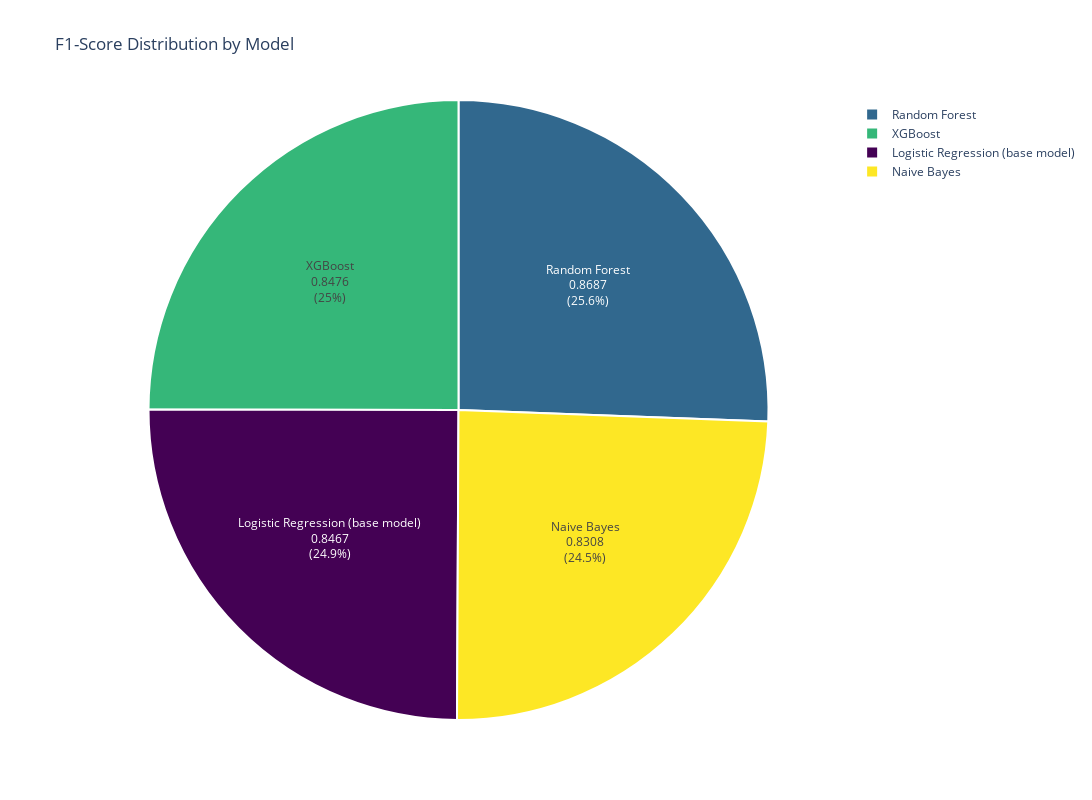

Notebook source saved alongside this figure:
### Code cell
# Plot 2. F1-Score comparison (interactive pie chart)
viridis_colors = pc.sample_colorscale('Viridis', [i / (len(results_df)-1) for i in range(len(results_df))])

fig_pie = go.Figure(go.Pie(
    labels=results_df.index,
    values=results_df['f1_score'],
    textinfo='label+percent+value',
    texttemplate='%{label}<br>%{value:.4f}<br>(%{percent})',
    marker=dict(colors=viridis_colors, line=dict(color='white', width=2))
))

fig_pie.update_layout(
    title='F1-Score Distribution by Model',
    height=800,
    width=1100
)

fig_pie.show()

# Save as PNG
fig_pie.write_image("plotly_images/binary_F1_score_distribution_by_model.png")

# Display the image (so it appears in PDF)
display(Image("plotly_images/binary_F1_score_distribution_by_model.png"))

### Figure 1 — Plotly figure (JSON) as saved in the notebook; plotly's stock layout.template omitted (floating-point values rounded to 4 significant figures)
{"data": [{"labels": ["Logistic Regression (base model)", "Random Forest", "XGBoost", "Naive Bayes"], "marker": {"colors": ["rgb(68, 1, 84)", "rgb(49, 104, 142)", "rgb(53, 183, 121)", "rgb(253, 231, 37)"], "line": {"color": "white", "width": 2}}, "textinfo": "label+percent+value", "texttemplate": "%{label}<br>%{value:.4f}<br>(%{percent})", "type": "pie", "values": [0.8467, 0.8687, 0.8476, 0.8308]}], "layout": {"height": 800, "title": {"text": "F1-Score Distribution by Model"}, "width": 1100}}
